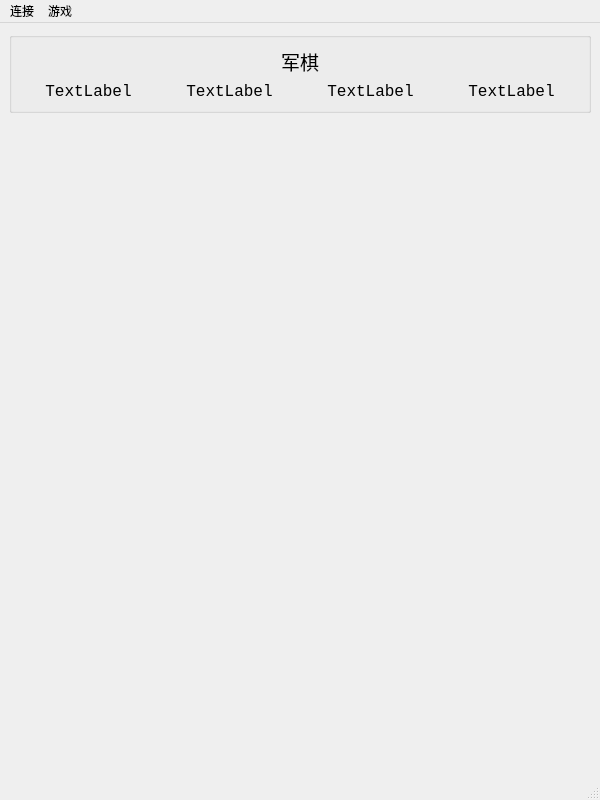
<?xml version="1.0" encoding="UTF-8"?>
<ui version="4.0">
 <class>MainWindow</class>
 <widget class="QMainWindow" name="MainWindow">
  <property name="geometry">
   <rect>
    <x>0</x>
    <y>0</y>
    <width>600</width>
    <height>800</height>
   </rect>
  </property>
  <property name="windowTitle">
   <string>军棋游戏</string>
  </property>
  <widget class="QWidget" name="centralwidget">
   <layout class="QVBoxLayout" name="verticalLayout_2">
    <item>
     <widget class="QGroupBox" name="groupBox">
      <property name="sizePolicy">
       <sizepolicy hsizetype="Preferred" vsizetype="Fixed">
        <horstretch>0</horstretch>
        <verstretch>0</verstretch>
       </sizepolicy>
      </property>
      <property name="title">
       <string/>
      </property>
      <layout class="QVBoxLayout" name="verticalLayout_3">
       <item>
        <widget class="QLabel" name="label">
         <property name="sizePolicy">
          <sizepolicy hsizetype="Preferred" vsizetype="Fixed">
           <horstretch>0</horstretch>
           <verstretch>0</verstretch>
          </sizepolicy>
         </property>
         <property name="font">
          <font>
           <family>Consolas</family>
           <pointsize>14</pointsize>
          </font>
         </property>
         <property name="text">
          <string>军棋</string>
         </property>
         <property name="alignment">
          <set>Qt::AlignCenter</set>
         </property>
        </widget>
       </item>
       <item>
        <layout class="QHBoxLayout" name="horizontalLayout_2">
         <item>
          <widget class="QLabel" name="label_2">
           <property name="sizePolicy">
            <sizepolicy hsizetype="Preferred" vsizetype="Fixed">
             <horstretch>0</horstretch>
             <verstretch>0</verstretch>
            </sizepolicy>
           </property>
           <property name="font">
            <font>
             <family>Consolas</family>
             <pointsize>12</pointsize>
            </font>
           </property>
           <property name="text">
            <string>TextLabel</string>
           </property>
           <property name="alignment">
            <set>Qt::AlignCenter</set>
           </property>
          </widget>
         </item>
         <item>
          <widget class="QLabel" name="label_3">
           <property name="sizePolicy">
            <sizepolicy hsizetype="Preferred" vsizetype="Fixed">
             <horstretch>0</horstretch>
             <verstretch>0</verstretch>
            </sizepolicy>
           </property>
           <property name="font">
            <font>
             <family>Consolas</family>
             <pointsize>12</pointsize>
            </font>
           </property>
           <property name="text">
            <string>TextLabel</string>
           </property>
           <property name="alignment">
            <set>Qt::AlignCenter</set>
           </property>
          </widget>
         </item>
         <item>
          <widget class="QLabel" name="label_4">
           <property name="sizePolicy">
            <sizepolicy hsizetype="Preferred" vsizetype="Fixed">
             <horstretch>0</horstretch>
             <verstretch>0</verstretch>
            </sizepolicy>
           </property>
           <property name="font">
            <font>
             <family>Consolas</family>
             <pointsize>12</pointsize>
            </font>
           </property>
           <property name="text">
            <string>TextLabel</string>
           </property>
           <property name="alignment">
            <set>Qt::AlignCenter</set>
           </property>
          </widget>
         </item>
         <item>
          <widget class="QLabel" name="label_5">
           <property name="sizePolicy">
            <sizepolicy hsizetype="Preferred" vsizetype="Fixed">
             <horstretch>0</horstretch>
             <verstretch>0</verstretch>
            </sizepolicy>
           </property>
           <property name="font">
            <font>
             <family>Consolas</family>
             <pointsize>12</pointsize>
            </font>
           </property>
           <property name="text">
            <string>TextLabel</string>
           </property>
           <property name="alignment">
            <set>Qt::AlignCenter</set>
           </property>
          </widget>
         </item>
        </layout>
       </item>
      </layout>
     </widget>
    </item>
    <item>
     <layout class="QVBoxLayout" name="verticalLayout">
      <item>
       <spacer name="verticalSpacer">
        <property name="orientation">
         <enum>Qt::Vertical</enum>
        </property>
        <property name="sizeType">
         <enum>QSizePolicy::Minimum</enum>
        </property>
        <property name="sizeHint" stdset="0">
         <size>
          <width>0</width>
          <height>0</height>
         </size>
        </property>
       </spacer>
      </item>
      <item>
       <layout class="QHBoxLayout" name="horizontalLayout">
        <item>
         <spacer name="horizontalSpacer">
          <property name="orientation">
           <enum>Qt::Horizontal</enum>
          </property>
          <property name="sizeType">
           <enum>QSizePolicy::Minimum</enum>
          </property>
          <property name="sizeHint" stdset="0">
           <size>
            <width>0</width>
            <height>0</height>
           </size>
          </property>
         </spacer>
        </item>
        <item>
         <widget class="QFrame" name="centerFrame">
          <property name="sizePolicy">
           <sizepolicy hsizetype="Preferred" vsizetype="Preferred">
            <horstretch>0</horstretch>
            <verstretch>0</verstretch>
           </sizepolicy>
          </property>
          <property name="minimumSize">
           <size>
            <width>162</width>
            <height>231</height>
           </size>
          </property>
          <property name="styleSheet">
           <string notr="true">QFrame#centerFrame{border-image: url(:/image/png/chessboard1.png)};</string>
          </property>
         </widget>
        </item>
        <item>
         <spacer name="horizontalSpacer_2">
          <property name="orientation">
           <enum>Qt::Horizontal</enum>
          </property>
          <property name="sizeType">
           <enum>QSizePolicy::Minimum</enum>
          </property>
          <property name="sizeHint" stdset="0">
           <size>
            <width>0</width>
            <height>0</height>
           </size>
          </property>
         </spacer>
        </item>
       </layout>
      </item>
      <item>
       <spacer name="verticalSpacer_2">
        <property name="orientation">
         <enum>Qt::Vertical</enum>
        </property>
        <property name="sizeType">
         <enum>QSizePolicy::Minimum</enum>
        </property>
        <property name="sizeHint" stdset="0">
         <size>
          <width>0</width>
          <height>0</height>
         </size>
        </property>
       </spacer>
      </item>
     </layout>
    </item>
   </layout>
  </widget>
  <widget class="QMenuBar" name="menubar">
   <property name="geometry">
    <rect>
     <x>0</x>
     <y>0</y>
     <width>600</width>
     <height>26</height>
    </rect>
   </property>
   <widget class="QMenu" name="menu">
    <property name="title">
     <string>连接</string>
    </property>
   </widget>
   <widget class="QMenu" name="menu_2">
    <property name="title">
     <string>游戏</string>
    </property>
    <addaction name="actionstart"/>
    <addaction name="actionflushframe"/>
   </widget>
   <addaction name="menu"/>
   <addaction name="menu_2"/>
  </widget>
  <widget class="QStatusBar" name="statusbar">
   <property name="sizePolicy">
    <sizepolicy hsizetype="Preferred" vsizetype="Fixed">
     <horstretch>0</horstretch>
     <verstretch>0</verstretch>
    </sizepolicy>
   </property>
  </widget>
  <action name="actionstart">
   <property name="text">
    <string>开始游戏</string>
   </property>
  </action>
  <action name="actionflushframe">
   <property name="text">
    <string>flushframe</string>
   </property>
  </action>
 </widget>
 <resources/>
 <connections/>
</ui>
